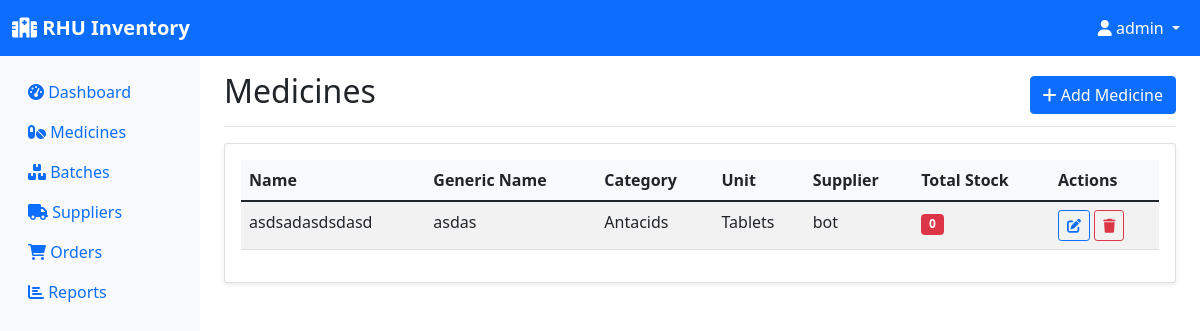
Page /inventory (signed in) on the committed database.
### models.py (models this page shows, shortened)
class User(UserMixin, db.Model):
    id = db.Column(db.Integer, primary_key=True)
    username = db.Column(db.String(100), unique=True, nullable=False)
    password = db.Column(db.String(100), nullable=False)
    role = db.Column(db.String(20), nullable=False)  # pharmacist, manager, assistant
    email = db.Column(db.String(120), unique=True, nullable=False)
    created_at = db.Column(db.DateTime, default=datetime.utcnow)

class Medicine(db.Model):
    id = db.Column(db.Integer, primary_key=True)
    name = db.Column(db.String(100), nullable=False)
    generic_name = db.Column(db.String(100))
    category = db.Column(db.String(50))
    unit = db.Column(db.String(20))  # e.g., tablets, bottles, etc.
    supplier_id = db.Column(db.Integer, db.ForeignKey('supplier.id'), nullable=False)
    created_at = db.Column(db.DateTime, default=datetime.utcnow)
    batches = db.relationship('Batch', backref='medicine', lazy=True)
    order_items = db.relationship('OrderItem', backref='medicine', lazy=True)
    @property
    def total_quantity(self):
        return sum(batch.quantity for batch in self.batches)

class Supplier(db.Model):
    id = db.Column(db.Integer, primary_key=True)
    name = db.Column(db.String(100), nullable=False)
    contact_person = db.Column(db.String(100))
    phone = db.Column(db.String(20))
    email = db.Column(db.String(120))
    address = db.Column(db.String(200))
    created_at = db.Column(db.DateTime, default=datetime.utcnow)
    medicines = db.relationship('Medicine', backref='supplier', lazy=True)
    orders = db.relationship('Order', backref='supplier', lazy=True)

### app.py (the view)
@app.route('/inventory')
@login_required
def inventory():
    medicines = Medicine.query.all()
    return render_template('inventory.html', medicines=medicines)

### app.py (called while the page is built)
@login_manager.user_loader
def load_user(user_id):
    return User.query.get(int(user_id))

### templates/inventory.html (shortened to what this page needs)
{% extends "base.html" %}
{% block content %}
<div class="d-flex justify-content-between flex-wrap flex-md-nowrap align-items-center pt-3 pb-2 mb-3 border-bottom">
    <h1 class="h2">Medicines</h1>
    <a href="{{ url_for('add_medicine') }}" class="btn btn-primary">
        <i class="fas fa-plus"></i> Add Medicine
    </a>
</div>
<div class="card">
    <div class="card-body">
        {% if medicines %}
        <div class="table-responsive">
            <table class="table table-striped">
                <thead>
                    <tr>
                        <th>Name</th>
                        <th>Generic Name</th>
                        <th>Category</th>
                        <th>Unit</th>
                        <th>Supplier</th>
                        <th>Total Stock</th>
                        <th>Actions</th>
                    </tr>
                </thead>
                <tbody>
                    {% for medicine in medicines %}
                    <tr>
                        <td>{{ medicine.name }}</td>
                        <td>{{ medicine.generic_name or '-' }}</td>
                        <td>{{ medicine.category or '-' }}</td>
                        <td>{{ medicine.unit or '-' }}</td>
                        <td>{{ medicine.supplier.name }}</td>
                        <td>
                            <span class="badge bg-{{ 'danger' if medicine.total_quantity <= 10 else 'success' }}">
                                {{ medicine.total_quantity }}
                            </span>
                        </td>
                        <td>
                            <a href="{{ url_for('edit_medicine', id=medicine.id) }}" class="btn btn-sm btn-outline-primary">
                                <i class="fas fa-edit"></i>
                            </a>
                            <form method="POST" action="{{ url_for('delete_medicine', id=medicine.id) }}" class="d-inline"
                                  onsubmit="return confirm('Are you sure you want to delete this medicine?')">
                                <button type="submit" class="btn btn-sm btn-outline-danger">
                                    <i class="fas fa-trash"></i>
                                </button>
                            </form>
                        </td>
                    </tr>
                    {% endfor %}
                </tbody>
            </table>
        </div>
        {% else %}
        <div class="text-center py-4">
            <i class="fas fa-pills fa-3x text-muted mb-3"></i>
            <p class="text-muted">No medicines found. <a href="{{ url_for('add_medicine') }}">Add your first medicine</a>.</p>
        </div>
        {% endif %}
    </div>
</div>
{% endblock %}

### templates/base.html (shortened to what this page needs)
<!DOCTYPE html>
<html lang="en">
<head>
    <link href="https://cdn.jsdelivr.net/npm/bootstrap@5.1.3/dist/css/bootstrap.min.css" rel="stylesheet">
    <link href="https://cdnjs.cloudflare.com/ajax/libs/font-awesome/6.0.0/css/all.min.css" rel="stylesheet">
</head>
<body>
    <nav class="navbar navbar-expand-lg navbar-dark bg-primary">
        <div class="container-fluid">
            <a class="navbar-brand" href="{{ url_for('dashboard') }}">
                <i class="fas fa-hospital"></i> RHU Inventory
            </a>
            {% if current_user.is_authenticated %}
            <div class="navbar-nav ms-auto">
                <div class="nav-item dropdown">
                    <a class="nav-link dropdown-toggle text-white" href="#" id="navbarDropdown" role="button" data-bs-toggle="dropdown">
                        <i class="fas fa-user"></i> {{ current_user.username }}
                    </a>
                </div>
            </div>
            {% endif %}
        </div>
    </nav>
    <div class="container-fluid">
        <div class="row">
            {% if current_user.is_authenticated %}
            <nav class="col-md-3 col-lg-2 d-md-block sidebar collapse">
                <div class="position-sticky pt-3">
                    <ul class="nav flex-column">
                        <li class="nav-item">
                            <a class="nav-link" href="{{ url_for('dashboard') }}">
                                <i class="fas fa-tachometer-alt"></i> Dashboard
                            </a>
                        </li>
                        <li class="nav-item">
                            <a class="nav-link" href="{{ url_for('inventory') }}">
                                <i class="fas fa-pills"></i> Medicines
                            </a>
                        </li>
                        <li class="nav-item">
                            <a class="nav-link" href="{{ url_for('batches') }}">
                                <i class="fas fa-boxes"></i> Batches
                            </a>
                        </li>
                        <li class="nav-item">
                            <a class="nav-link" href="{{ url_for('suppliers') }}">
                                <i class="fas fa-truck"></i> Suppliers
                            </a>
                        </li>
                        <li class="nav-item">
                            <a class="nav-link" href="{{ url_for('orders') }}">
                                <i class="fas fa-shopping-cart"></i> Orders
                            </a>
                        </li>
                        <li class="nav-item">
                            <a class="nav-link" href="{{ url_for('reports') }}">
                                <i class="fas fa-chart-bar"></i> Reports
                            </a>
                        </li>
                    </ul>
                </div>
            </nav>
            {% endif %}
            <main class="{% if current_user.is_authenticated %}col-md-9 ms-sm-auto col-lg-10 px-md-4{% else %}col-12{% endif %}">
                {% block content %}{% endblock %}
            </main>
        </div>
    </div>
</body>
</html>

### templates/base.html (style rules this page uses)
.sidebar { min-height: 100vh; background-color: #f8f9fa; }
.navbar-brand { font-weight: bold; }
.card { box-shadow: 0 0.125rem 0.25rem rgba(0, 0, 0, 0.075); border: 1px solid rgba(0, 0, 0, 0.125); }
.btn-sm { padding: 0.25rem 0.5rem; font-size: 0.875rem; }
.table th { background-color: #f8f9fa; border-top: none; }

### rows in the picture
User: username "admin"
Medicine: name "asdsadasdsdasd", generic_name "asdas", category "Antacids", unit "Tablets", supplier.name "bot", total_quantity "0"
